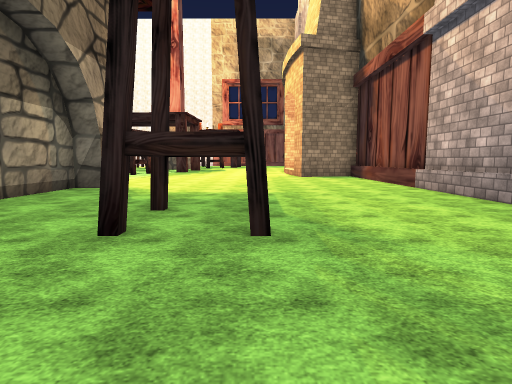
view 1 (above)

18 first-person views from a walk through a scene from a Unity 3-D project. The camera is 1.5 m above the floor, tilts 6° down and sees 80° across. The floor is counted in squares, 2 m on a side. Each view is taken from the middle of a square. On the plan, view 1 faces up. The plan holds only what a view shows up to about 10 squares ahead; the rest is blank. The place goes on beyond the plan. The terrain is drawn as flat ground. Some surface patterns are stand-ins.

view 2
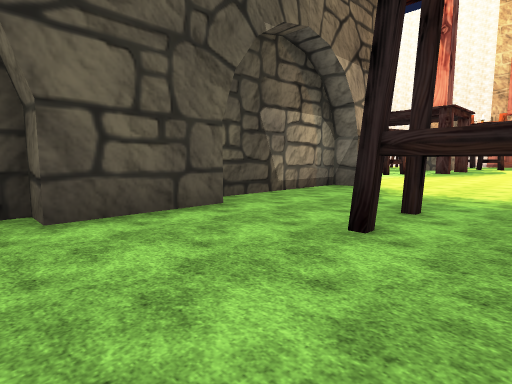

view 3
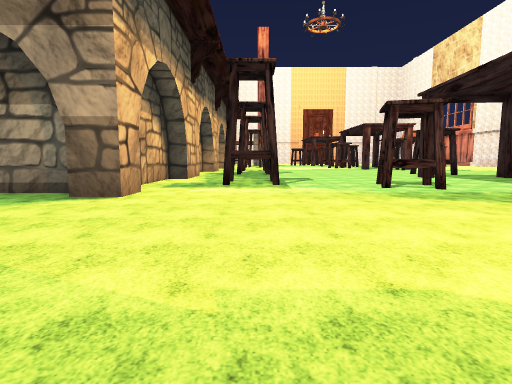

view 4
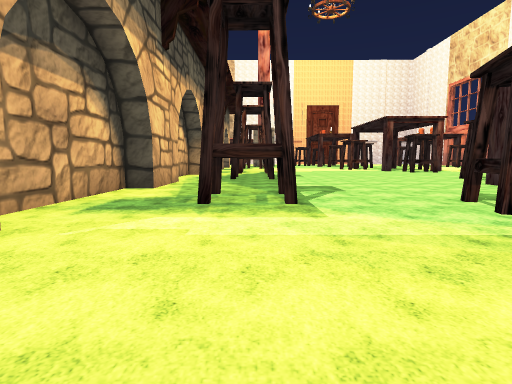

view 5
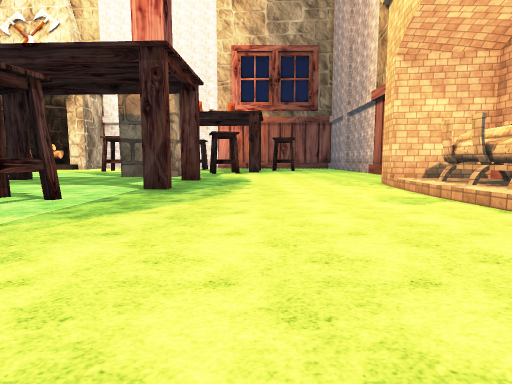

view 6
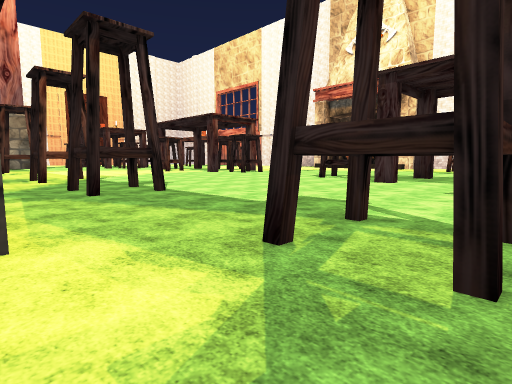

view 7
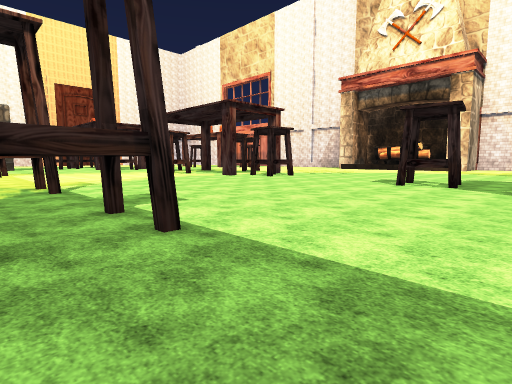

view 8
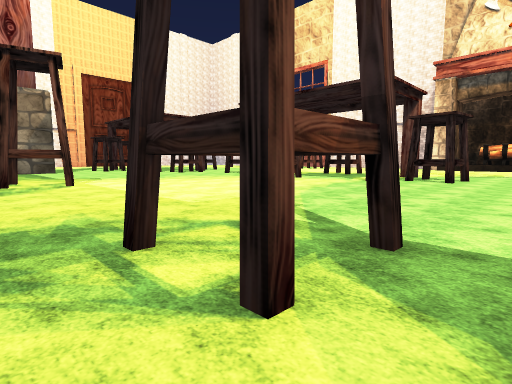

view 9
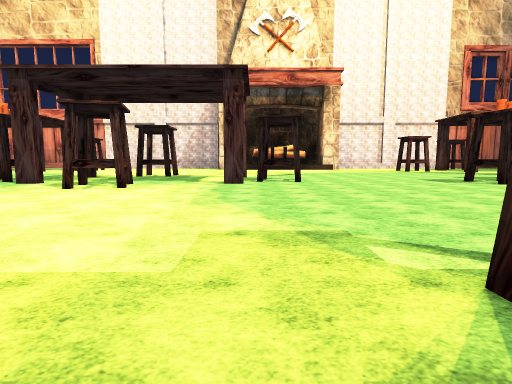

view 10
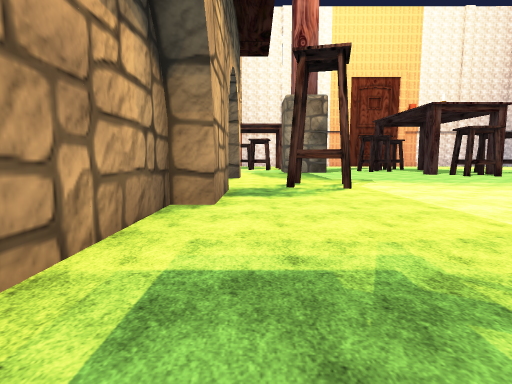

view 11
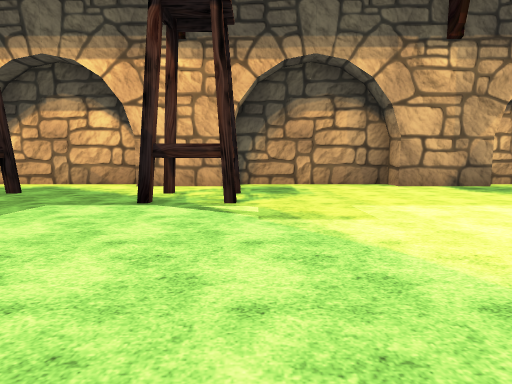

view 12
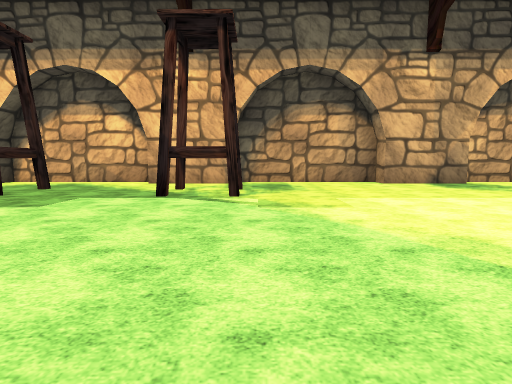

view 13
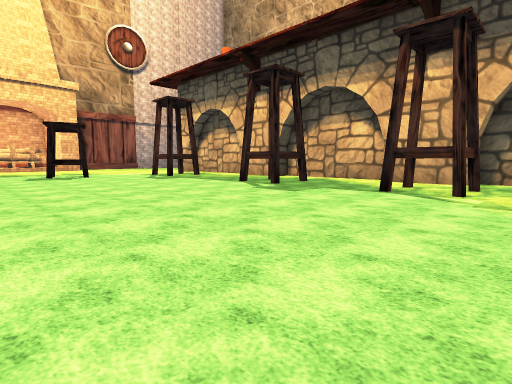

view 14
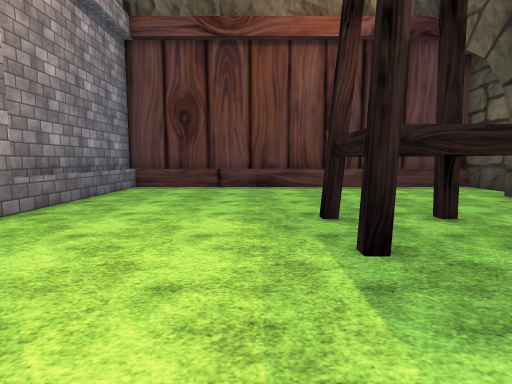

view 15
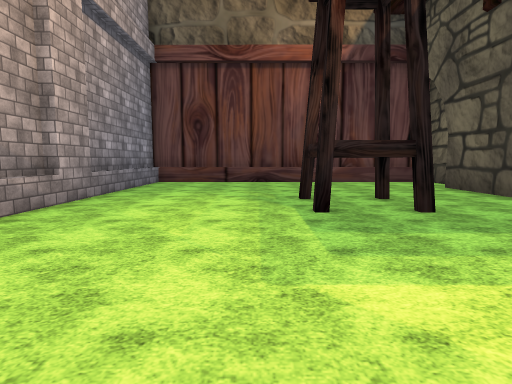

view 16
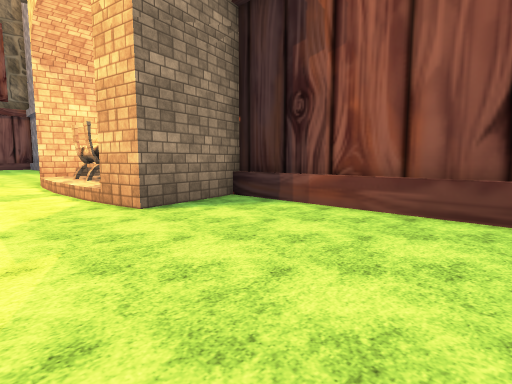

view 17
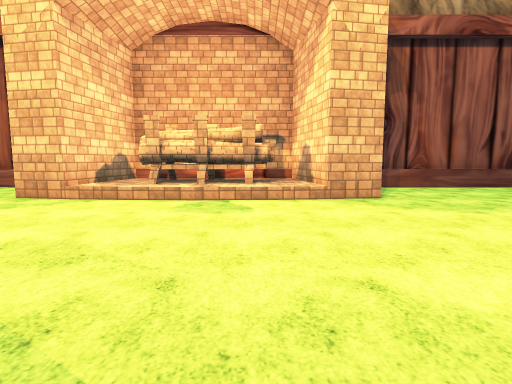

view 18
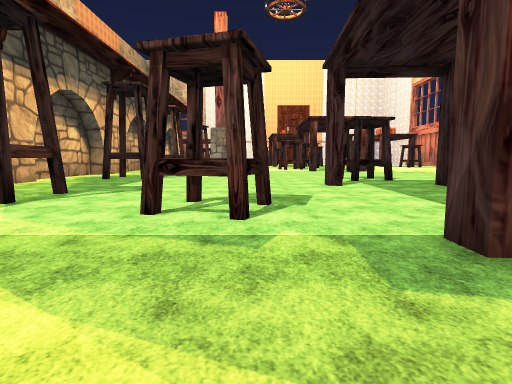

### Floor plan
Key: @ floor where view 1 was taken; # wall or solid block; . main floor; : floor 0.5 m higher than the main floor; / step, stairs or slope; S stool.
Columns run from 30 left of view 1 to 5 right of it. Each row starts with its distance up from view 1.
 21 .#.....#.S......SS....... ........
 20 ...SS...........................####
 19  ..S...............#.....#....../::#
 18 ................................:###
 17 .......................SS.......:##
 16 .......................SS.......:##
 15 ................................/:#
 14 ................................####
 13 .S.................................#
 12 ..S.......SS...SS....S.............#
 11 SS........SS...SS....SS............#
 10 ...................................#
  9  ..###....###.....###....#.........#
  8  ### ###### #####   ######.........#
  7                          #.........#
  6                          #.........#
  5                          #.........#
  4                          #...SS....#
  3                          #...SS....#
  2                          #.........#
  1                          #.........#
  0                          #....@....#
 -1                          #.........#
 -2                          ###########

Positions as (right, up) in squares from view 1, and headings:
1: (0, 0), facing up
2: (0, 0), facing up-left
3: (2, 12), facing left
4: (-2, 12), facing left
5: (-2, 11), facing up
6: (-7, 9), facing up-left
7: (-11, 11), facing up-left
8: (-18, 10), facing up-left
9: (-22, 11), facing up
10: (-20, 10), facing left
11: (-21, 18), facing down
12: (-21, 19), facing down
13: (-22, 20), facing down-right
14: (1, 7), facing down
15: (1, 9), facing down
16: (0, 9), facing up-right
17: (-4, 16), facing right
18: (-2, 17), facing left
